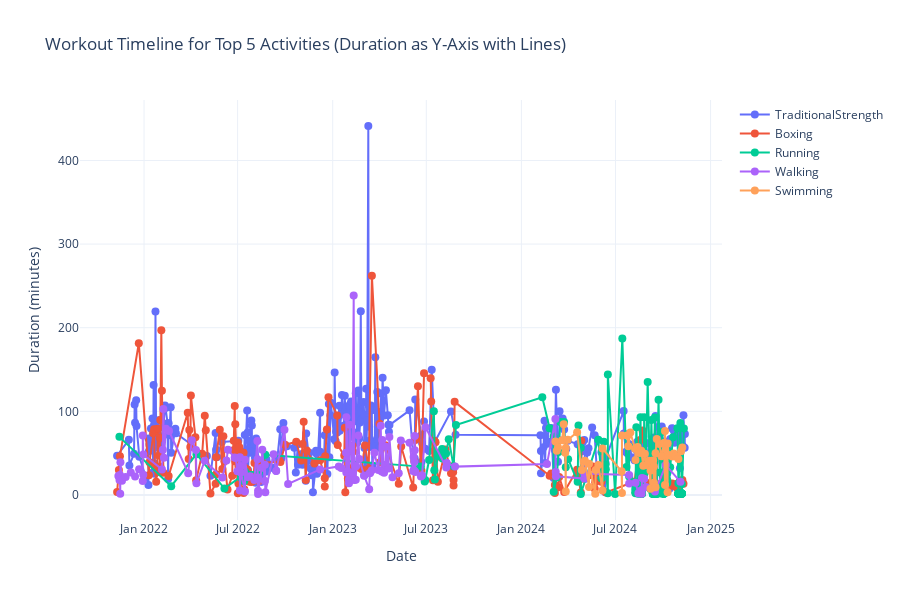

The code cell stored with this chart in its notebook:
### Code cell
import pandas as pd
import plotly.graph_objects as go
import plotly.express as px

# Ensure pandas correctly processes the datetime columns
Workouts2['startDate'] = pd.to_datetime(Workouts2['startDate'], errors='coerce')
Workouts2['duration'] = pd.to_numeric(Workouts2['duration'], errors='coerce')

# Filter for the top 5 activities based on entries
top_activities = Workouts2['cleanedActivityType'].value_counts().head(5).index
filtered_workouts = Workouts2[Workouts2['cleanedActivityType'].isin(top_activities)]

# Create a color palette for the top activities
colors = px.colors.qualitative.Plotly
activity_colors = {activity: colors[i % len(colors)] for i, activity in enumerate(top_activities)}

# Build the timeline with lines
fig = go.Figure()

for activity in top_activities:
    activity_df = filtered_workouts[filtered_workouts['cleanedActivityType'] == activity]
    fig.add_trace(go.Scatter(
        x=activity_df['startDate'],
        y=activity_df['duration'],
        mode='lines+markers',
        marker=dict(color=activity_colors[activity], size=8),
        line=dict(color=activity_colors[activity], width=2),
        name=activity
    ))

# Customize layout
fig.update_layout(
    title="Workout Timeline for Top 5 Activities (Duration as Y-Axis with Lines)",
    xaxis_title="Date",
    yaxis_title="Duration (minutes)",
    template="plotly_white",
    height=600,
    showlegend=True
)

fig.show()
